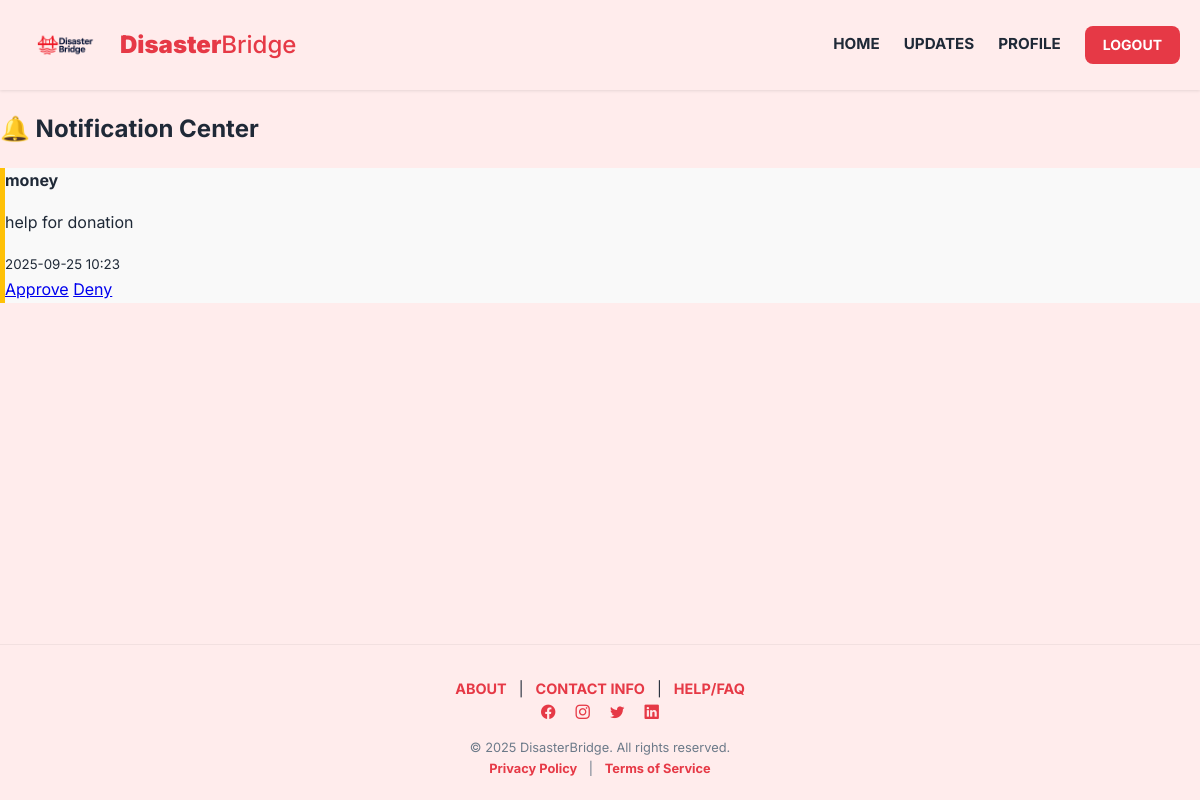
The app's page /notifications/ (signed in), older data.
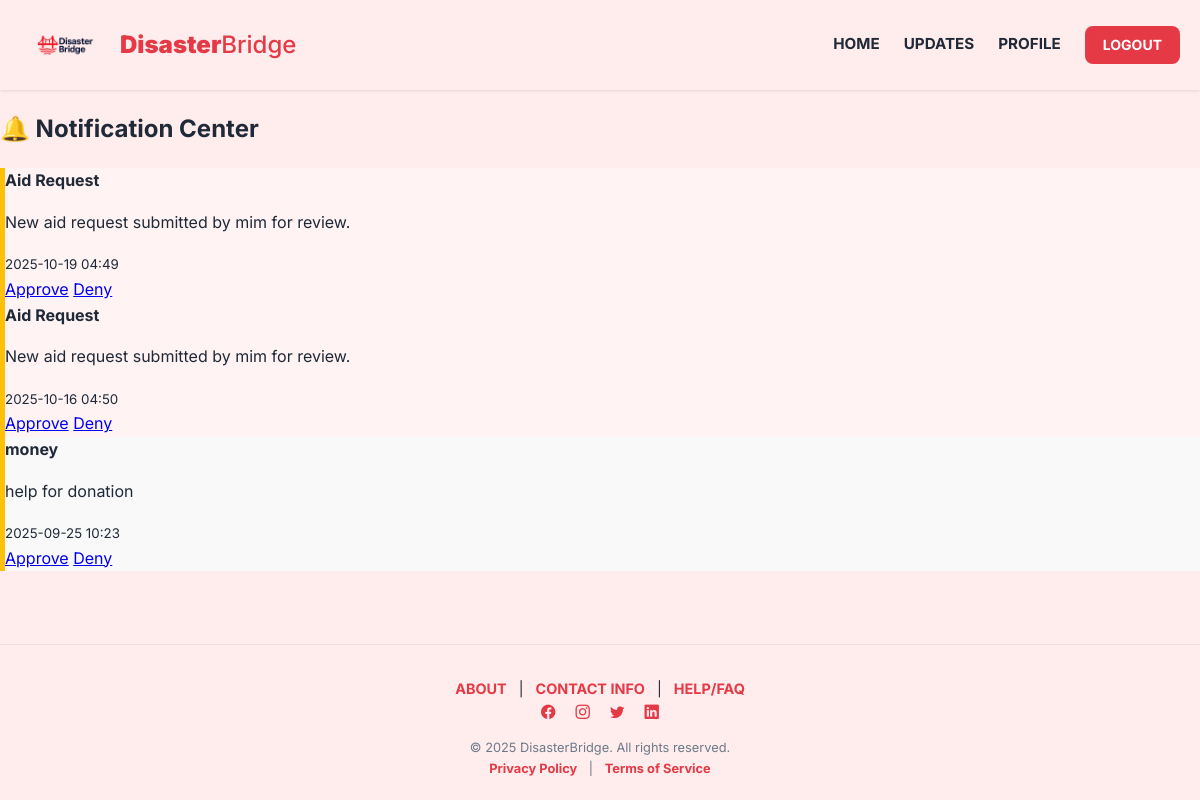
The same page, newer data.
### core/models.py (models this page shows, shortened)
class Notification(models.Model):
    TYPE_CHOICES = [
        ('Aid Request', 'Aid Request'),
        ('Donation', 'Donation'),
        ('Volunteer Assignment', 'Volunteer Assignment'),
        ('System', 'System'),
    ]
    STATUS_CHOICES = [
        ('unread', 'Unread'),
        ('read', 'Read'),
    ]
    ACTION_CHOICES = [
        ('pending', 'Pending'),
        ('approved', 'Approved'),
        ('denied', 'Denied'),
    ]
    notification_id = models.AutoField(primary_key=True)
    user = models.ForeignKey(User, on_delete=models.CASCADE, related_name='notifications')
    type = models.CharField(max_length=50, choices=TYPE_CHOICES)
    message = models.TextField()
    status = models.CharField(max_length=10, choices=STATUS_CHOICES, default='unread')
    action_status = models.CharField(max_length=10, choices=ACTION_CHOICES, default='pending')
    timestamp = models.DateTimeField(auto_now_add=True)

### core/views.py (the view)
# urls.py: path("notifications/", views.notification_list, name="notification_list"),
@login_required
def notification_list(request):
    user = request.user
    if user.role == "admin":
        notifications = Notification.objects.all().order_by('-timestamp')
    else:
        notifications = Notification.objects.filter(user=user).order_by('-timestamp')
    return render(request, 'core/notification_list.html', {'notifications': notifications})

### core/templates/core/notification_list.html (shortened to what this page needs)
{% extends 'core/base.html' %}
{% load static %}
{% block content %}
<!DOCTYPE html>
<html>
<head>
</head>
<body>
<div class="container my-5">
    <h2 class="mb-4">🔔 Notification Center</h2>
    {% if notifications %}
        {% for n in notifications %}
        <div class="p-3 mb-3 rounded shadow-sm"
             style="border-left:5px solid {% if n.action_status == 'approved' %}#198754{% elif n.action_status == 'denied' %}#dc3545{% else %}#ffc107{% endif %};
                    background-color:{% if n.status == 'unread' %}#fff3f3{% else %}#f9f9f9{% endif %};">
            <strong>{{ n.type }}</strong>
            <p>{{ n.message }}</p>
            <small class="text-muted">{{ n.timestamp|date:"Y-m-d H:i" }}</small><br>
            {% if user.role == "admin" and n.action_status == "pending" %}
                <a href="{% url 'approve_notification' n.notification_id %}" class="btn btn-success btn-sm">Approve</a>
                <a href="{% url 'deny_notification' n.notification_id %}" class="btn btn-danger btn-sm">Deny</a>
            {% endif %}
        </div>
        {% endfor %}
    {% else %}
        <div class="alert alert-info">No notifications available.</div>
    {% endif %}
</div>
</body>
</html>
{% endblock %}

Row changes from the older to the newer data that the page shows:
added Notification: type "Aid Request", message "New aid request submitted by mim for review.", timestamp "2025-10-19 04:49", action_status "Approve"
added Notification: type "Aid Request", message "New aid request submitted by mim for review.", timestamp "2025-10-16 04:50", action_status "Approve"
